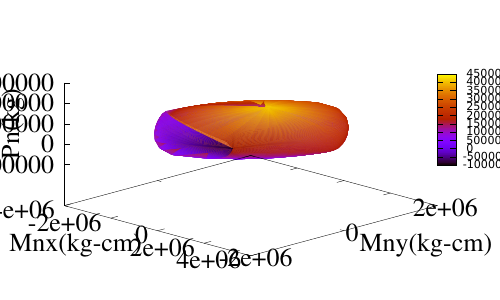

This chart was generated by the following gnuplot code:

reset
#set dgrid3d 30,30
set hidden3d

unset key

set xlabel 'Mnx(kg-cm)' font "Times,14" offset -5,0
set ylabel 'Mny(kg-cm)' font "Times,14" offset 5,0
set zlabel 'Pn(kg)' font "Times,14" rotate by 90 offset -1,-1
set xtics font "Times,14"
set ytics font "Times,14"
set ztics font "Times,14"
set xtics 2000000
set ytics 2000000
set ztics 200000

set view 60,45

#set contour base
#set cntrparam levels 30

#unset surface

#set yrange[-10:25]
#set zrange[-10:1000]
#splot "SI_res1.txt" with points lt rgb("#009999") ps 0.25

#set dgrid3d 10,10
#set style data lines
splot "SI_res1.txt" with pm3d

set term pdf dashed
set output "SI_res1.pdf"
replot

set term pop

#set parametric
#replot 0.33333, u, v
#replot u,v,0
